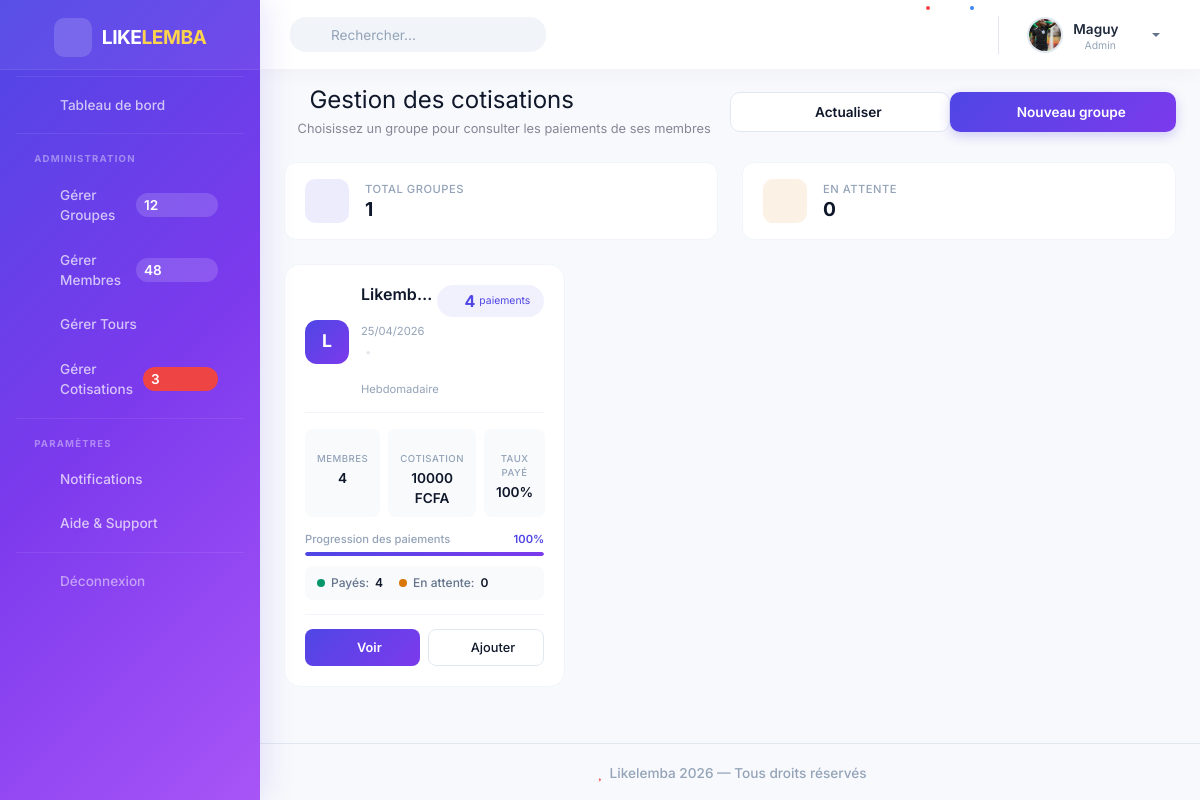
The app's page /paiements/ (signed in), older data.
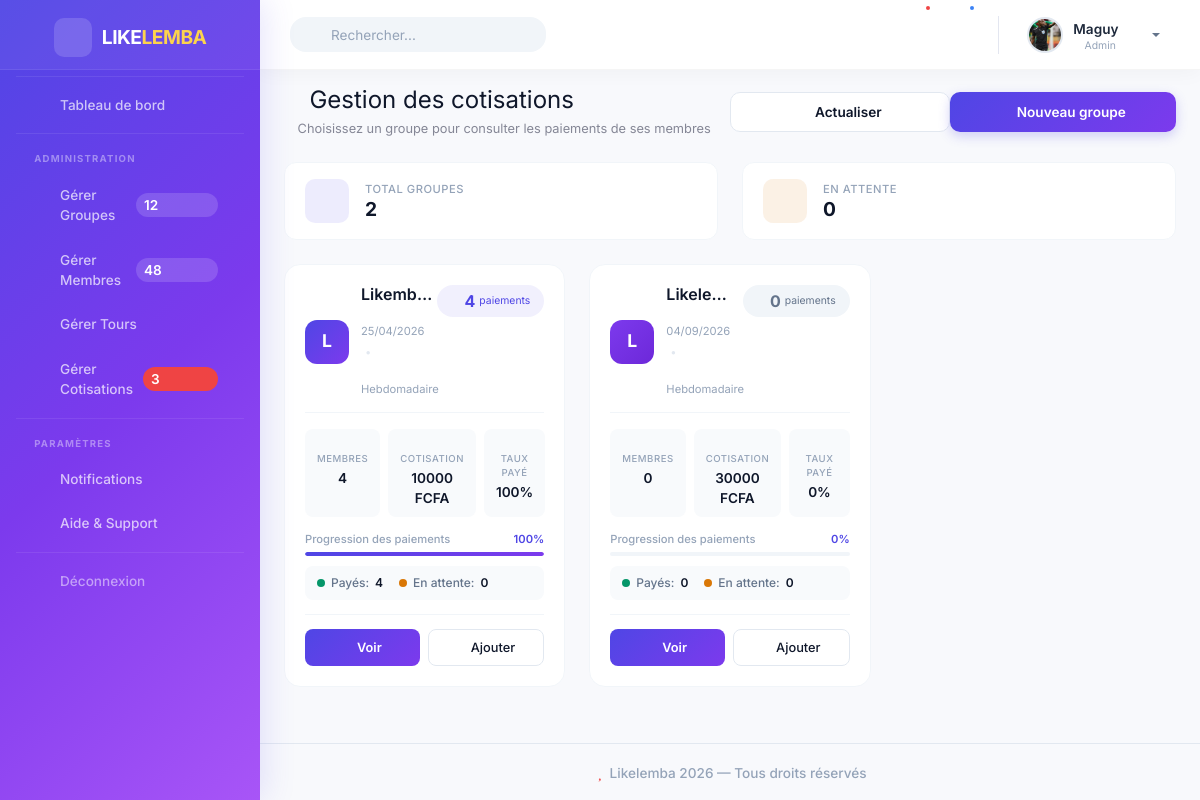
The same page, newer data.
### likelemba_app/models.py (models this page shows, shortened)
class Groupe(models.Model):
    FREQUENCE_CHOICES = [
        ('QUOTIDIEN', 'Quotidien'),
        ('HEBDOMADAIRE', 'Hebdomadaire'),
        ('MENSUEL', 'Mensuel'),
        ('ANNUEL', 'Annuel')
    ]
    STATUT_CHOICES = [
        ('ACTIF', 'Actif'),
        ('TERMINE', 'Terminé')
    ]
    nom = models.CharField(max_length=100)
    montant_cotisation = models.DecimalField(
        max_digits=10,
        decimal_places=2
    )
    frequence = models.CharField(max_length=20, choices=FREQUENCE_CHOICES)
    date_debut = models.DateField()
    statut = models.CharField(max_length=20, choices = STATUT_CHOICES, default='ACTIF')
    date_creation = models.DateTimeField(auto_now_add=True, null=True)
    admin = models.ForeignKey(
        Utilisateur,
        on_delete=models.CASCADE
    )

### likelemba_app/views.py (the view)
# urls.py: path('paiements/', liste_paiements_groupes_view, name='liste_groupes_paiements'),
@login_required(login_url="login")
def liste_paiements_groupes_view(request):
    if request.user.role != 'ADMIN':
        return redirect('dashboard_membre')
    groupes = Groupe.objects.filter(admin=request.user).annotate(
        total_membres=Count('membregroupe', distinct=True),
        total_paiements=Count('membregroupe__paiement', distinct=True),
        total_payes=Count('membregroupe__paiement', filter=Q(membregroupe__paiement__statut='PAYE'), distinct=True),
        total_attente=Count('membregroupe__paiement', filter=Q(membregroupe__paiement__statut='NON_PAYE'), distinct=True)
    )
    return render(request, 'paiements/liste_groupes_paiements.html', {
        'groupes': groupes
    })

### likelemba/templates/paiements/liste_groupes_paiements.html (shortened to what the changed rows need)
{% extends 'base.html' %}
{% load static %}
{% block content %}
<div class="page-header mb-3 mb-md-4">
    <div class="d-flex flex-column flex-sm-row justify-content-between align-items-start align-items-sm-center gap-3">
        <div class="w-100 w-sm-auto">
            <h1 class="h4 h-md-3 mb-1 fw-bold" style="color: #0f172a;">
                <i class="fas fa-coins me-2" style="color: #4f46e5;"></i>
                Gestion des cotisations
            </h1>
        </div>
    </div>
</div>
<div class="row g-2 g-md-3 mb-3 mb-md-4">
    <div class="col-6 col-md-6">
        <div class="stat-mini">
            <div class="stat-mini-body">
                <div class="stat-mini-content">
                    <span class="stat-mini-label">Total groupes</span>
                    <h5 class="stat-mini-value">{{ groupes|length }}</h5>
                </div>
            </div>
        </div>
    </div>
</div>
<div class="row g-3 g-md-4">
    {% for groupe in groupes %}
    <div class="col-12 col-sm-6 col-lg-4">
        <div class="group-card" data-group-id="{{ groupe.id }}">
            <div class="group-card-body">
                <div class="group-card-top">
                    <div class="group-card-info">
                        <div class="group-avatar" style="background: linear-gradient(135deg, {% cycle '#4f46e5' '#7c3aed' '#059669' '#d97706' '#2563eb' '#dc2626' %}, {% cycle '#7c3aed' '#6d28d9' '#047857' '#b45309' '#1d4ed8' '#b91c1c' %});">
                            {{ groupe.nom|make_list|first|upper }}
                        </div>
                        <div class="min-width-0">
                            <h5 class="group-card-title text-truncate">{{ groupe.nom }}</h5>
                            <div class="group-card-meta">
                                <span>
                                    <i class="fas fa-calendar-alt me-1"></i>
                                    {{ groupe.date_debut|date:"d/m/Y" }}
                                </span>
                                <span class="bullet">•</span>
                                <span>
                                    <i class="fas fa-clock me-1"></i>
                                    <span class="d-none d-sm-inline">{{ groupe.get_frequence_display }}</span>
                                </span>
                            </div>
                        </div>
                    </div>
                    <div class="group-badge">
                        <span class="badge-paiements {% if groupe.total_paiements > 0 %}has-paiements{% endif %}">
                            <i class="fas fa-coins me-1"></i>
                            <strong>{{ groupe.total_paiements }}</strong>
                            <span class="badge-label d-none d-sm-inline">paiement{{ groupe.total_paiements|pluralize }}</span>
                        </span>
                    </div>
                </div>
                <div class="group-card-details">
                    <div class="detail-item">
                        <span class="detail-label">
                            <i class="fas fa-users me-1" style="color: #4f46e5;"></i>
                            Membres
                        </span>
                        <span class="detail-value">{{ groupe.total_membres }}</span>
                    </div>
                    <div class="detail-item">
                        <span class="detail-label">
                            <i class="fas fa-coins me-1" style="color: #d97706;"></i>
                            Cotisation
                        </span>
                        <span class="detail-value">{{ groupe.montant_cotisation|floatformat:0 }} FCFA</span>
                    </div>
                    <div class="detail-item">
                        <span class="detail-label">
                            <i class="fas fa-percent me-1" style="color: #059669;"></i>
                            Taux payé
                        </span>
                        <span class="detail-value">
                            {% if groupe.total_membres > 0 %}
                                {% widthratio groupe.total_paiements groupe.total_membres 100 %}%
                            {% else %}
                                0%
                            {% endif %}
                        </span>
                    </div>
                </div>
                <div class="group-progress">
                    <div class="progress-header">
                        <span class="progress-label">Progression des paiements</span>
                        <span class="progress-percent">
                            {% if groupe.total_membres > 0 %}
                                {% widthratio groupe.total_paiements groupe.total_membres 100 %}%
                            {% else %}
                                0%
                            {% endif %}
                        </span>
                    </div>
                    <div class="progress-bar-modern">
                        <div class="progress-bar-fill" style="width: {% if groupe.total_membres > 0 %}{% widthratio groupe.total_paiements groupe.total_membres 100 %}{% else %}0{% endif %}%;"></div>
                    </div>
                </div>
                <div class="group-status">
                    <span class="status-item">
                        <span class="status-dot green"></span>
                        <span class="status-label">Payés:</span>
                        <span class="status-value">{{ groupe.total_payes }}</span>
                    </span>
                    <span class="status-item">
                        <span class="status-dot orange"></span>
                        <span class="status-label">En attente:</span>
                        <span class="status-value">{{ groupe.total_attente }}</span>
                    </span>
                </div>
                <div class="group-card-actions">
                    <a href="{% url 'paiements_groupe' groupe.id %}" class="btn-action-primary">
                        <i class="fas fa-eye"></i>
                        <span class="btn-action-text">Voir</span>
                    </a>
                    <a href="{% url 'ajouter_paiement' groupe.id %}" class="btn-action-secondary">
                        <i class="fas fa-plus"></i>
                        <span class="btn-action-text">Ajouter</span>
                    </a>
                </div>
            </div>
        </div>
    </div>
    {% endfor %}
</div>
{% endblock %}

Row changes from the older to the newer data that the page shows:
added Groupe: nom|make_list "L", nom "Likele…", date_debut "04/09/2026", frequence "Hebdomadaire", total_paiements "0", total_membres "0", montant_cotisation "30000", shows "0%", total_payes "0", total_attente "0"
Text that changed along with them:
{{ groupes|length }}: "1" → "2"
